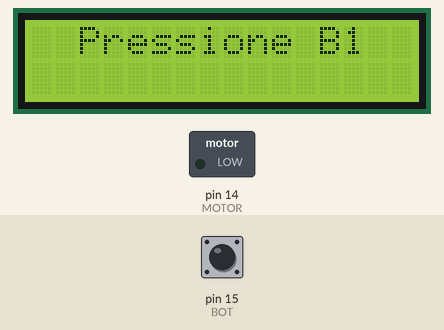
Simulated run of this sketch. Board: Arduino Uno, built with avr-gcc and run on an emulated ATmega328P. Shown: 16×2 character LCD, switched loads named in the sketch (green lamp = pin HIGH). The test bench sets the inputs (shaded band); at power-on: pin 15 (BOT) LOW.

Above: at 0.8 s.
0.9 s: pin 15 (BOT) pulled HIGH for 0.15 s
At 1.7 s:
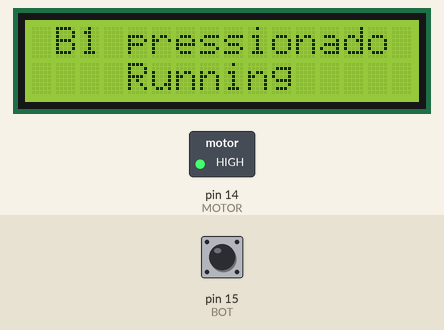
At 12.5 s:
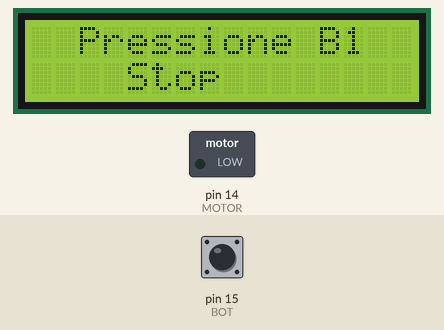
Timing chart, 0 to 13.4 s (numbered marks = the images above; inputs shaded):
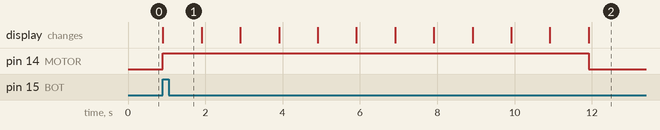

The sketch:

desafio_sillion.ino
```cpp
#define F_CPU 16000000UL    //definição da frequência de clock para uso da biblioteca delay

#include <avr/io.h>
#include <LiquidCrystal.h>
#include <util/delay.h>

#define  MOTOR    PC0
#define  BOT      PC1

void init_dsp(unsigned char , unsigned char );
void put_message(unsigned char l, unsigned char c, char * pm);
void put_number_i(unsigned char , unsigned char c, long int , unsigned int );

unsigned int segundo = 0;

LiquidCrystal lcd(12, 11, 5, 4, 3, 2);

int main(void)
{

init_dsp(2, 16);                                //Inicia display LCD
put_message(0,0,"  Pressione B1  ");            //Imprime msg no display
DDRC = 0b00000001;                              //Definindo PC0 como saída e PC1 como entrada

  for(;;)
  {
    if ((PINC & (1 << BOT)))                    //Testa se o botão B1 foi pressionado
  {
    PORTC |= (1 << (MOTOR));                    //Liga o motor

    put_message(0,0,"                ");        //Imprime msg no display
    put_message(0,1,"B1 pressionado");          //
    put_message(1,4,"Running");                 //

    for(int i=0;i<11;i++)                       //Gera atrasos de 1 segundo enquanto imprime o tempo no display
      {
         _delay_ms(1000);
         segundo++;
         put_number_i(1,13,segundo,3);
         if(segundo > 10)
         {
          segundo = 0;
         }
      }

    PORTC &= ~(1 << (MOTOR));                   //Desliga o motor
    put_message(0,0,"                ");        //Imprime msg no display
    put_message(0,0,"  Pressione B1  ");
    put_message(1,1,"                ");
    put_message(1,4,"Stop");
  }
  }
}

/*---------------------------Funcao inica LCD-----------------------*/

void init_dsp(unsigned char l, unsigned char c)
{
  lcd.begin(c,l);
}

/*---------------Funcao de escrita de String de no LCD-------------*/

 void put_message(unsigned char l, unsigned char c, char * pm)
 {   lcd.setCursor(c,l);
  lcd.print(pm);
 }

/*-----------------Funcao de escrita numerica no LCD---------------*/


void  put_number_i(unsigned char l, unsigned char c,long int num, unsigned int ndig)
{
  unsigned int i;
  if(ndig > 4)
    ndig=4;
  for(i=0;i<ndig;i++)
  {
    lcd.setCursor(c+i,l);
    lcd.print(' ');
  }
  lcd.setCursor(c,l);
  lcd.print(num);
}
```

Measured:
- after the input at 0.9 s, pin 14 (MOTOR): LOW → HIGH at once, → LOW 11.0 s later; the display: changes at once (image 1)
